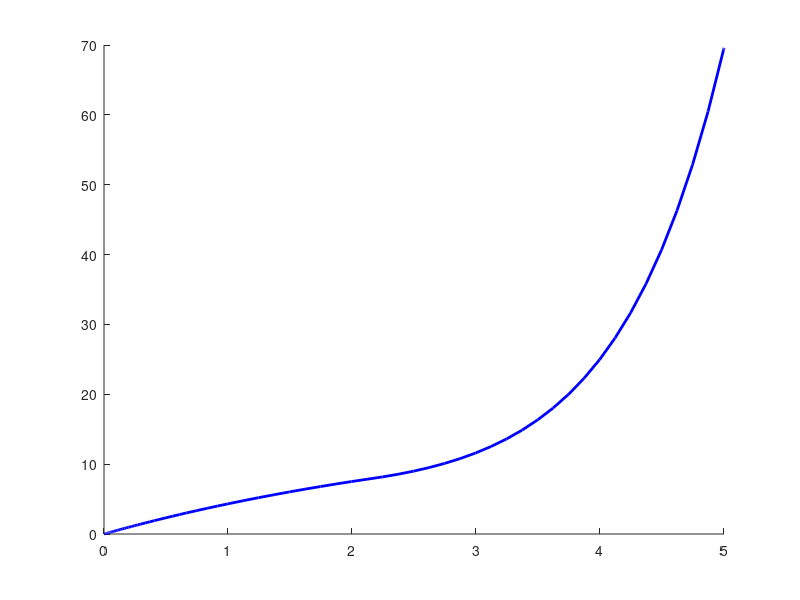

MATLAB code to generate this figure: (Note: this script raises an error after producing the figure.)
% Prog_05f.m: Psychology: Stress/Panic Model.
function Prog_05f
    % Parameters
    a = 5;        % stress input
    b = 0.3;      % recovery rate
    k = 1.5;      % panic amplification
    Sc = 8;      % panic threshold
    tspan = [0 5];
    % Initial stress.
    S0=0;
    [t,S]=ode45(@(t,S) dSdt(t,S,a,b,k,Sc),tspan,S0);
    figure;hold on;
    plot(t,S,'b','LineWidth',2);
    yline(Sc,'r--','Threshold Sc','FontSize', 15);
    xlabel('Time');
    ylabel('Stress S(t)');
    title('Stress–Panic Threshold Model');
    legend('Stress level','Panic threshold','Location','northwest');
    grid on;
    axis([0 5 0 30])
    set(gca,'FontSize',15)
    hold off;
end
function dS = dSdt(~,S,a,b,k,Sc)
    if S<Sc
        dS=a-b*S;
    else
        dS=a-b*S+k*(S-Sc);
    end
end
% End Prog_05f.m.
